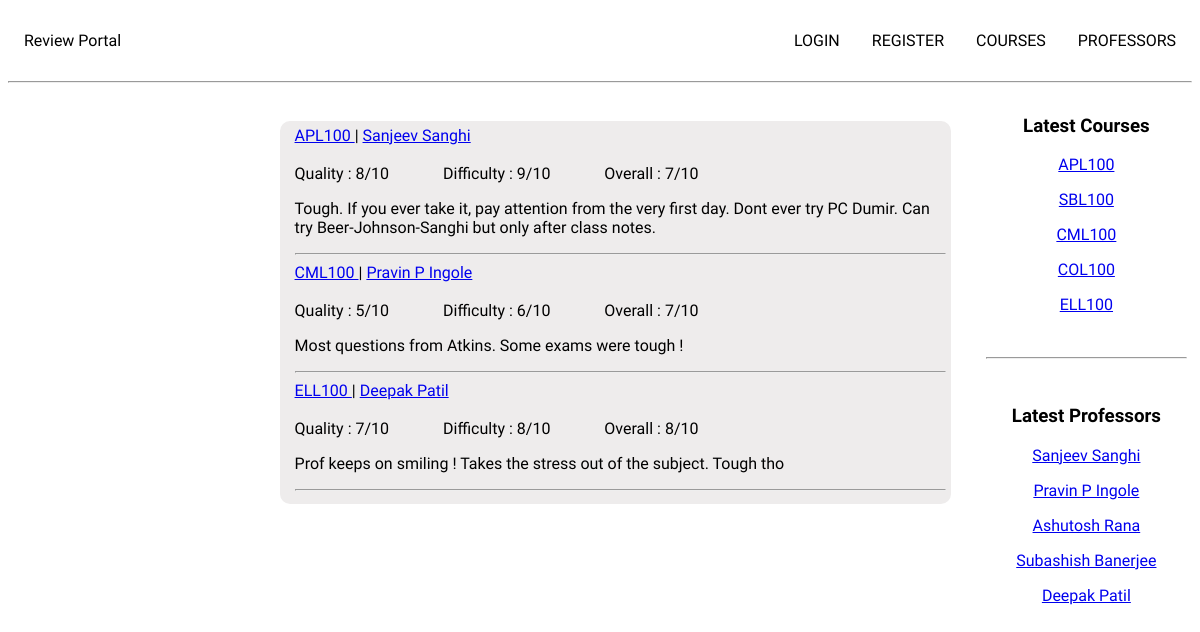
The page / on the database its author committed.
### review/models.py (models this page shows)
class Course(models.Model):
    date_posted = models.DateTimeField(default=timezone.now)
    branch = (
        ('AM', 'Applied Mechanics'),
        ('BB', 'Biochemical Engineering and Biotechnology'),
        ('CH', 'Chemical Engineering'),
        ('CE', 'Civil Engineering'),
        ('CS', 'Computer Science and Engineering'),
        ('EE', 'Electrical Engineering'),
        ('ME', 'Mechanical Engineering'),
    )
    title = models.CharField(max_length = 6)
    department = models.CharField(max_length=2, choices=branch)
    def __str__(self):
        return self.title

class Professor(models.Model):
    branch = (
        ('AM', 'Applied Mechanics'),
        ('BB', 'Biochemical Engineering and Biotechnology'),
        ('CH', 'Chemical Engineering'),
        ('CE', 'Civil Engineering'),
        ('CS', 'Computer Science and Engineering'),
        ('EE', 'Electrical Engineering'),
        ('ME', 'Mechanical Engineering'),
    )
    title = models.CharField(max_length = 40 )
    department = models.CharField(max_length=2, choices=branch)
    date_posted = models.DateTimeField(default=timezone.now)
    def __str__(self):
        return self.title

class Review(models.Model):
    date_posted = models.DateTimeField(default=timezone.now)
    title = models.ForeignKey(Course, on_delete=models.CASCADE)
    P_name = models.ForeignKey(Professor, on_delete=models.CASCADE)
    quality = models.IntegerField(default=0,
        validators=[
            MaxValueValidator(10),
            MinValueValidator(0)
        ])
    difficulty = models.IntegerField(default=0,
        validators=[
            MaxValueValidator(10),
            MinValueValidator(0)
        ])
    would_take_again = models.BooleanField(default=False)
    comments = models.TextField()
    overall = models.IntegerField(default=0,
        validators=[
            MaxValueValidator(10),
            MinValueValidator(0)
        ])

### review/views.py (the view)
# urls.py: path('', views.home, name = 'homepage'),
def home(request):
	courses = Course.objects.all()[:5]
	professors = Professor.objects.all()[:5]
	reviews = Review.objects.all()[:3]
	context = {
		'courses' : courses,
		'professors' : professors,
		'reviews' : reviews,
	}
	return render(request,'review/home.html',context)

### review/templates/review/home.html
{% extends 'review/base.html' %}
{% block right-up %}
<h3>Latest Courses</h3>
{% for course in courses %}
	<p><a href="{% url 'course_detail' course.id %}"> {{ course.title }}</a></p>
{% endfor %}
{% endblock right-up %}
{% block right-down %}
<h3>Latest Professors</h3>
{% for prof in professors %}
	<p> <a href="{% url 'prof_detail' prof.id %}"> {{ prof.title }} </a></p>
{% endfor %}
{% endblock right-down%}
{% block content %}
{% for r in reviews %}
<a href="{% url 'course_detail' r.title.id %}"> {{r.title}} </a>  |
<a href="{% url 'prof_detail' r.title.id %}">{{r.P_name}} </a><br><br>
<span > Quality : {{r.quality}}/10 </span>
<span style="margin-left:50px;"> Difficulty : {{ r.difficulty }}/10</span>
<span style="margin-left:50px;"> Overall : {{ r.overall }}/10</span>
<p> {{r.comments}} </p>
<hr>
{% endfor %}
{% endblock content %}

### review/templates/review/base.html (shortened to what this page needs)
<!DOCTYPE html>
<html>
<head>
</head>
<body>
<br>
<ul>
  <li><a href="{% url 'profs' %}"> PROFESSORS </a></li>
  <li><a href="{% url 'courses' %}"> COURSES </a></li>
  {% if user.is_authenticated %}
    <li><a href="{% url 'profile_update' %}"> PROFILE </a></li>
    <li><a href="{% url 'review_create' %}"> WRITE A REVIEW </a></li>
    <li><a href="{% url 'logout' %}"> LOGOUT </a></li>
    <li style="float:left"><a href="{% url 'profile_home' %}"> Review Portal</a></li>
  {% else %}
    <li><a href="{% url 'register' %}"> REGISTER </a></li>
    <li><a href="{% url 'login' %}"> LOGIN </a></li>
    <li style="float:left"><a href="{% url 'homepage' %}"> Review Portal</a></li>
  {% endif %}
</ul> <br><hr>
<div class="column left">
</div>
<div class="column right">
    <div>
      {% block right-up %}
      {% endblock right-up %}
    </div>
    <br><hr><br>
    <div>
      {% block right-down %}
      {% endblock right-down %}
    </div>
</div>
<div class="column middle">
{% block content %}
{% endblock content %}
 </div>
</body>
</html>

### review/templates/review/base.html (style rules this page uses)
body { font-family:Exo; }
ul { list-style-type: none; margin: 0; padding: 0; overflow: hidden; background-color:white; }
li { float: right; }
li a { display: block; color: black; text-align: center; padding: 4px 16px; text-decoration: none; }
.column { padding: 5px; border-radius:10px; }
.column.right { float: right; width: 17%; text-align:center; }
.column.left { float: left; width: 22%; text-align:center; }
.column.middle { margin-top:30px; margin-right:30px; float:right; width: 55%; padding-left: 15px; background-color:#eeecec; }

### rows shown on the page
Course: title "APL100"
Course: title "SBL100"
Course: title "CML100"
Course: title "COL100"
Course: title "ELL100"
Professor: title "Sanjeev Sanghi"
Professor: title "Pravin P Ingole"
Professor: title "Ashutosh Rana"
Professor: title "Subashish Banerjee"
Professor: title "Deepak Patil"
Review: title "APL100", P_name "Sanjeev Sanghi", quality "8", difficulty "9", overall "7", comments "Tough. If you ever take it, pay attention from the very first day. Dont ever try PC Dumir. Can try Beer-Johnson-Sanghi but only after class notes."
Review: title "CML100", P_name "Pravin P Ingole", quality "5", difficulty "6", overall "7", comments "Most questions from Atkins. Some exams were tough !"
Review: title "ELL100", P_name "Deepak Patil", quality "7", difficulty "8", overall "8", comments "Prof keeps on smiling ! Takes the stress out of the subject. Tough tho"
